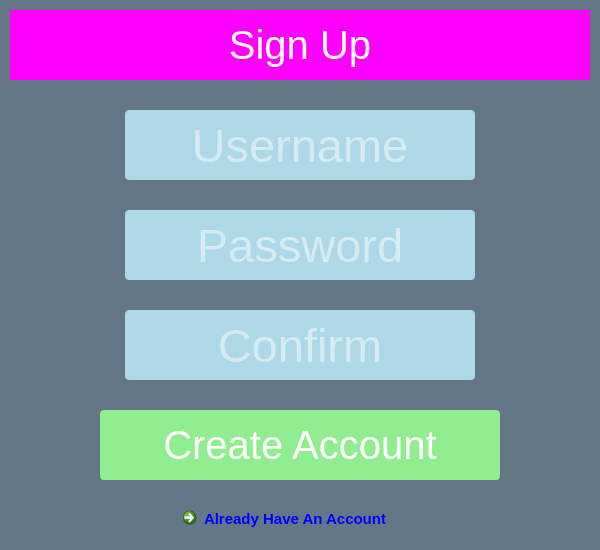
<?xml version="1.0" encoding="UTF-8"?>
<ui version="4.0">
 <class>SignUp</class>
 <widget class="QMainWindow" name="SignUp">
  <property name="geometry">
   <rect>
    <x>0</x>
    <y>0</y>
    <width>600</width>
    <height>550</height>
   </rect>
  </property>
  <property name="minimumSize">
   <size>
    <width>600</width>
    <height>550</height>
   </size>
  </property>
  <property name="maximumSize">
   <size>
    <width>600</width>
    <height>550</height>
   </size>
  </property>
  <property name="windowTitle">
   <string>MainWindow</string>
  </property>
  <property name="styleSheet">
   <string notr="true">background-color: #657786;</string>
  </property>
  <property name="tabShape">
   <enum>QTabWidget::Rounded</enum>
  </property>
  <widget class="QWidget" name="centralwidget">
   <property name="sizePolicy">
    <sizepolicy hsizetype="Fixed" vsizetype="Fixed">
     <horstretch>0</horstretch>
     <verstretch>0</verstretch>
    </sizepolicy>
   </property>
   <property name="minimumSize">
    <size>
     <width>600</width>
     <height>550</height>
    </size>
   </property>
   <property name="maximumSize">
    <size>
     <width>600</width>
     <height>550</height>
    </size>
   </property>
   <widget class="QLabel" name="label">
    <property name="geometry">
     <rect>
      <x>10</x>
      <y>10</y>
      <width>580</width>
      <height>70</height>
     </rect>
    </property>
    <property name="font">
     <font>
      <pointsize>-1</pointsize>
     </font>
    </property>
    <property name="styleSheet">
     <string notr="true">color: white;
font-size: 40px;
background-color: magenta;</string>
    </property>
    <property name="text">
     <string>Sign Up</string>
    </property>
    <property name="alignment">
     <set>Qt::AlignCenter</set>
    </property>
   </widget>
   <widget class="QLineEdit" name="username">
    <property name="geometry">
     <rect>
      <x>125</x>
      <y>110</y>
      <width>350</width>
      <height>70</height>
     </rect>
    </property>
    <property name="font">
     <font>
      <pointsize>35</pointsize>
     </font>
    </property>
    <property name="toolTip">
     <string>Username</string>
    </property>
    <property name="styleSheet">
     <string notr="true">background-color: lightblue;
color: white;
border: none;
border-radius: 4px;</string>
    </property>
    <property name="maxLength">
     <number>15</number>
    </property>
    <property name="alignment">
     <set>Qt::AlignCenter</set>
    </property>
    <property name="placeholderText">
     <string>Username</string>
    </property>
   </widget>
   <widget class="QLineEdit" name="password">
    <property name="geometry">
     <rect>
      <x>125</x>
      <y>210</y>
      <width>350</width>
      <height>70</height>
     </rect>
    </property>
    <property name="font">
     <font>
      <pointsize>35</pointsize>
     </font>
    </property>
    <property name="toolTip">
     <string>Username</string>
    </property>
    <property name="styleSheet">
     <string notr="true">background-color: lightblue;
color: white;
border: none;
border-radius: 4px;</string>
    </property>
    <property name="alignment">
     <set>Qt::AlignCenter</set>
    </property>
    <property name="placeholderText">
     <string>Password</string>
    </property>
   </widget>
   <widget class="QLineEdit" name="confirm">
    <property name="geometry">
     <rect>
      <x>125</x>
      <y>310</y>
      <width>350</width>
      <height>70</height>
     </rect>
    </property>
    <property name="font">
     <font>
      <pointsize>35</pointsize>
     </font>
    </property>
    <property name="toolTip">
     <string>Confrim Password</string>
    </property>
    <property name="styleSheet">
     <string notr="true">background-color: lightblue;
color: white;
border: none;
border-radius: 4px;</string>
    </property>
    <property name="text">
     <string/>
    </property>
    <property name="alignment">
     <set>Qt::AlignCenter</set>
    </property>
    <property name="placeholderText">
     <string>Confirm</string>
    </property>
   </widget>
   <widget class="QPushButton" name="create">
    <property name="geometry">
     <rect>
      <x>100</x>
      <y>410</y>
      <width>400</width>
      <height>70</height>
     </rect>
    </property>
    <property name="font">
     <font>
      <pointsize>30</pointsize>
     </font>
    </property>
    <property name="cursor">
     <cursorShape>PointingHandCursor</cursorShape>
    </property>
    <property name="styleSheet">
     <string notr="true">background-color: lightgreen;
color: white;
border: none;
border-radius: 4px;</string>
    </property>
    <property name="text">
     <string>Create Account</string>
    </property>
   </widget>
   <widget class="QCommandLinkButton" name="login">
    <property name="geometry">
     <rect>
      <x>175</x>
      <y>500</y>
      <width>250</width>
      <height>30</height>
     </rect>
    </property>
    <property name="font">
     <font>
      <pointsize>11</pointsize>
     </font>
    </property>
    <property name="cursor">
     <cursorShape>PointingHandCursor</cursorShape>
    </property>
    <property name="styleSheet">
     <string notr="true">color: blue;</string>
    </property>
    <property name="text">
     <string>Already Have An Account</string>
    </property>
   </widget>
  </widget>
 </widget>
 <resources/>
 <connections/>
</ui>
